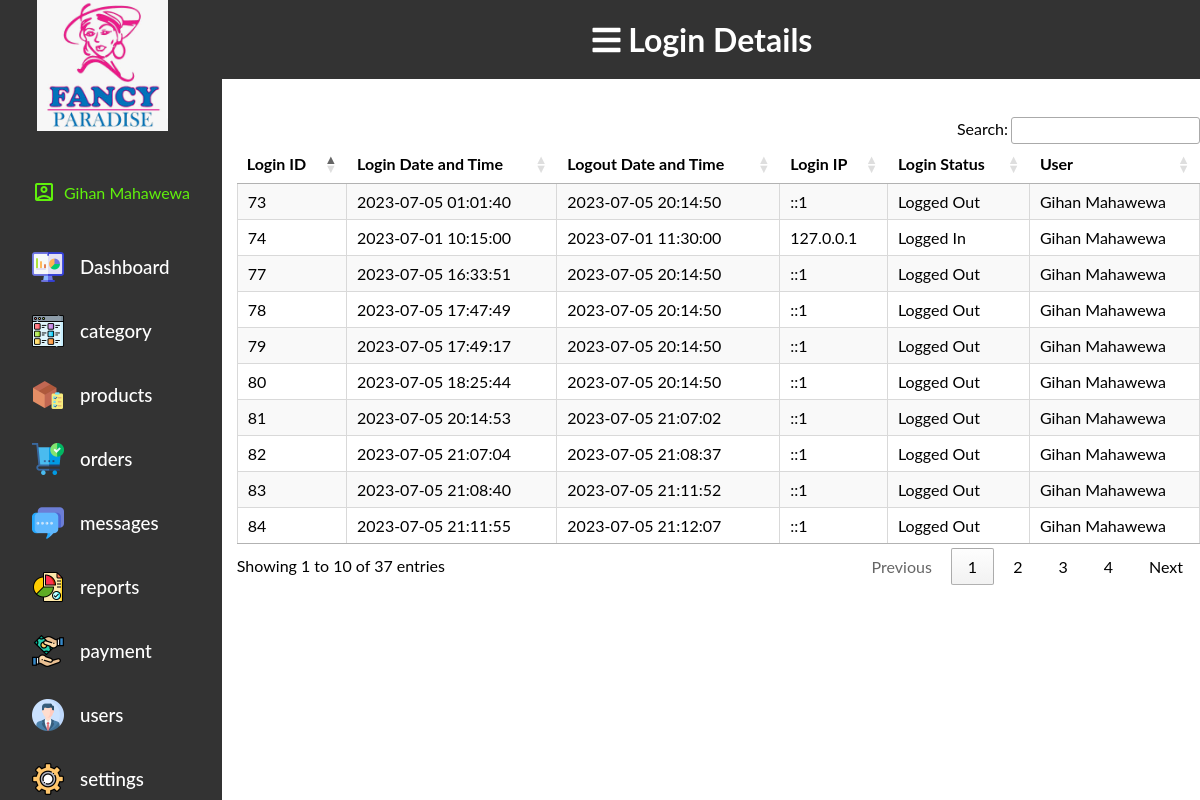
Page /view/tracking.php (signed in) on the committed database.
### tables this page shows
CREATE TABLE `tbl_module_role` (
  `module_id` int(11) NOT NULL,
  `role_id` int(11) NOT NULL,
  PRIMARY KEY (`module_id`,`role_id`)
);

CREATE TABLE `tbl_module` (
  `module_id` int(11) NOT NULL AUTO_INCREMENT,
  `name` varchar(50) NOT NULL,
  `image` text NOT NULL,
  PRIMARY KEY (`module_id`)
);

### view/tracking.php (the view, shortened to what this page needs)
<?php
include "index.php";
?>
<main>
    <h1 class="sticky"><i class="fa fa-bars" aria-hidden="true"></i> Login Details</h1>
    <br><br>
    <?php
    $sql = "SELECT * FROM tbl_userlog";
    $res = mysqli_query($conn, $sql);
    ?>
    <table class="login-table hover cell-border stripe login-display ">
        <thead>
            <tr>
                <th>Login ID</th>
                <th>Login Date and Time</th>
                <th>Logout Date and Time</th>
                <th>Login IP</th>
                <th>Login Status</th>
                <th>User</th>
            </tr>
        </thead>
        <tbody>
            <?php
            while ($row = mysqli_fetch_assoc($res)) {
                $login_id = $row['user_log_id'];
                $login_datetime = $row['login_datetime'];
                $logout_datetime = $row['logout_datetime'];
                $login_ip = $row['login_ip'];
                $login_status = $row['login_status'];
                $adminuser_id = $row['adminuser_id'];
                $sql2 = "SELECT * FROM tbl_adminuser WHERE adminuser_id='$adminuser_id'";
                $res2 = mysqli_query($conn, $sql2);
                $row2 = mysqli_fetch_assoc($res2);
                $user_full_name = $row2['firstname'] . ' ' . $row2['lastname'];
            ?>
                <tr data-status="<?php echo strtolower($login_status); ?>">
                    <td><?php echo $login_id; ?></td>
                    <td><?php echo $login_datetime; ?></td>
                    <td><?php echo $logout_datetime; ?></td>
                    <td><?php echo $login_ip; ?></td>
                    <td><?php echo $login_status; ?></td>
                    <td><?php echo $user_full_name; ?></td>
                </tr>
            <?php } ?>
        </tbody>
    </table>
</main>

### view/index.php (shortened to what this page needs)
<?php
include('../model/connection.php');
$roleId = $_SESSION['role_id'];
$sql = "SELECT m.module_id, m.name, mr.role_id
          FROM tbl_module_role AS mr
          INNER JOIN tbl_module AS m ON mr.module_id = m.module_id
          WHERE mr.role_id = $roleId";
$res = mysqli_query($conn, $sql);
$modules = mysqli_fetch_all($res, MYSQLI_ASSOC);
?>
<!DOCTYPE html>
<html>
<head>
	<link rel="stylesheet" href="https://pro.fontawesome.com/releases/v5.10.0/css/all.css">
	<link rel="stylesheet" href="../view/css/index.css">
	<link rel="stylesheet" type="text/css" href="https://cdn.datatables.net/1.11.4/css/jquery.dataTables.css">
	<link rel="stylesheet" type="text/css" href="https://cdn.datatables.net/v/dt/dt-1.12.1/b-2.2.3/b-html5-2.2.3/date-1.1.2/r-2.3.0/datatables.min.css"/>
	<link rel="stylesheet" type="text/css" href="https://cdn.datatables.net/tabletools/2.2.4/css/dataTables.tableTools.css">
	<link href="https://cdnjs.cloudflare.com/ajax/libs/select2/4.0.13/css/select2.min.css" rel="stylesheet" />
</head>
<body>
	<div class="container">
		<aside>
			<div class="top">
				<div class="navigation" id="navigation">
					<a class="dashlogo" href="dashboard.php">
					<img src="assets/logo.jpg" alt="Logo" width="131" height="131">
					</a>
					<div class="user-info">
					<span class="material-icons-outlined">account_box</span>
						<?php echo $_SESSION['firstname']; ?>
						<?php echo $_SESSION['lastname']; ?>
					</div>
					<a class="btn" href="dashboard.php">
					<img src="assets/Module_images/dashboard.png" width="32" height="32">
					<h3>Dashboard</h3>
					</a>
					<?php foreach ($modules as $module) : ?>
						<?php
						$moduleSql = "SELECT image FROM tbl_module WHERE module_id = " . $module['module_id'];
						$moduleRes = mysqli_query($conn, $moduleSql);
						$moduleRow = mysqli_fetch_assoc($moduleRes);
						$module_image = $moduleRow['image'];
						?>
						<a class="btn" href="<?php echo $module['name'] . '.php'; ?>">
							<img src="<?php echo SITEURL; ?>adminpanel/view/assets/Module_images/<?php echo $module_image; ?>" alt="<?php echo $module_image; ?>" width="32" height="32">
							<h3><?php echo $module['name']; ?></h3>
						</a>
					<?php endforeach; ?>
				</div>
			</div>
		</aside>

### view/css/index.css (style rules this page uses)
* { margin: 0; padding: 0; list-style: none; text-decoration: none; box-sizing: border-box; }
body { width: 100%; font-family: "Lato", sans-serif; user-select: none; overflow-x: hidden; }
.container { display: grid; width: 100%; grid-template-columns: 12.8rem auto; }
aside .navigation { margin: 0; padding: 0; height: 100%; position: fixed; background-color: #333; overflow: auto; }
aside h3 { font-weight: 500; }
.dashlogo { margin: 2.3rem; align-items: center; position: relative; transition: all 300ms ease; }
.btn { color: white; display: flex; margin: 2rem; gap: 1rem; align-items: center; position: relative; height: 2rem; transition: all 300ms ease; flex-direction: row; }
.user-info { color: rgb(96, 241, 12); display: flex; margin: 2rem; gap: 0.5rem; align-items: center; position: relative; height: 3.3rem; }

### rows in the picture
tbl_module_role: module.image (picture), module.name "category"
tbl_module_role: module.image (picture), module.name "products"
tbl_module_role: module.image (picture), module.name "orders"
tbl_module_role: module.image (picture), module.name "messages"
tbl_module_role: module.image (picture), module.name "reports"
tbl_module_role: module.image (picture), module.name "payment"
tbl_module_role: module.image (picture), module.name "users"
tbl_module_role: module.image (picture), module.name "settings"

### other values in the picture
$_SESSION['firstname'] "Gihan"
$_SESSION['lastname'] "Mahawewa"
$login_id "73"
$login_datetime "2023-07-05 01:01:40"
$logout_datetime "2023-07-05 20:14:50"
$login_ip "::1"
$login_status "Logged Out"
$user_full_name "Gihan Mahawewa"
$login_id "74"
$login_datetime "2023-07-01 10:15:00"
$logout_datetime "2023-07-01 11:30:00"
$login_ip "127.0.0.1"
$login_status "Logged In"
$login_id "77"
$login_datetime "2023-07-05 16:33:51"
